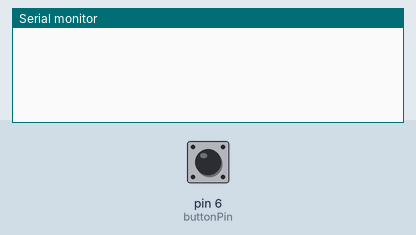
This sketch was run on a simulated Arduino Uno, built with avr-gcc and run on an emulated ATmega328P. Shown: the last lines printed to the serial monitor. The inputs (shaded band) are chosen by the test bench; at power-on: pin 6 (buttonPin) LOW.

Above: at 1.2 s.
1.3 s: pin 6 (buttonPin) pulled HIGH for 0.15 s
At 2.5 s:
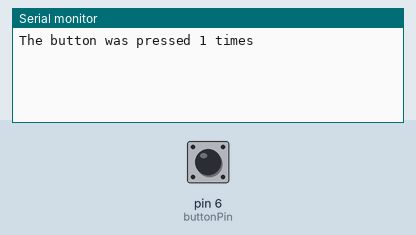
2.9 s: pin 6 (buttonPin) pulled HIGH for 1 s
At 4.1 s:
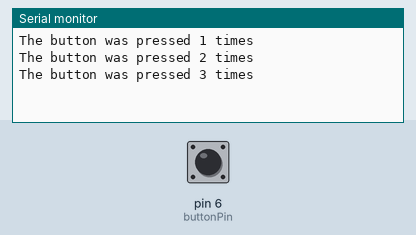
5.4 s: pin 6 (buttonPin) pulled HIGH for 0.15 s
At 6.9 s:
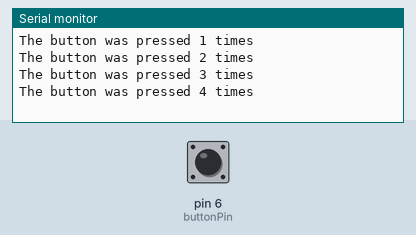
Timing chart, 0 to 8.4 s (numbered marks = the images above; inputs shaded):
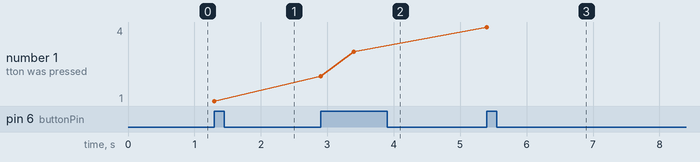

The sketch:

button_pressed_counter.ino
```cpp
const int buttonPin = 6;
int n = 0;
int buttonState = 0;

void setup() {
  Serial.begin(9600);
  pinMode(buttonPin, INPUT);
}

void loop() {
  buttonState = digitalRead(buttonPin);

  if(buttonState == HIGH) {
    n++;
    Serial.print("The button was pressed ");
    Serial.print(n);
    Serial.println(" times");
    delay(500);
  }

}
```

Measured:
- after the input at 1.3 s, the serial monitor: prints a new line at once (image 1)
- after the input at 2.9 s, the serial monitor: prints a new line at once (image 2)
- after the input at 5.4 s, the serial monitor: prints a new line at once (image 3)
- plotted number 1: 1 → 3 after the input at 2.9 s, 3 → 4 after the input at 5.4 s
